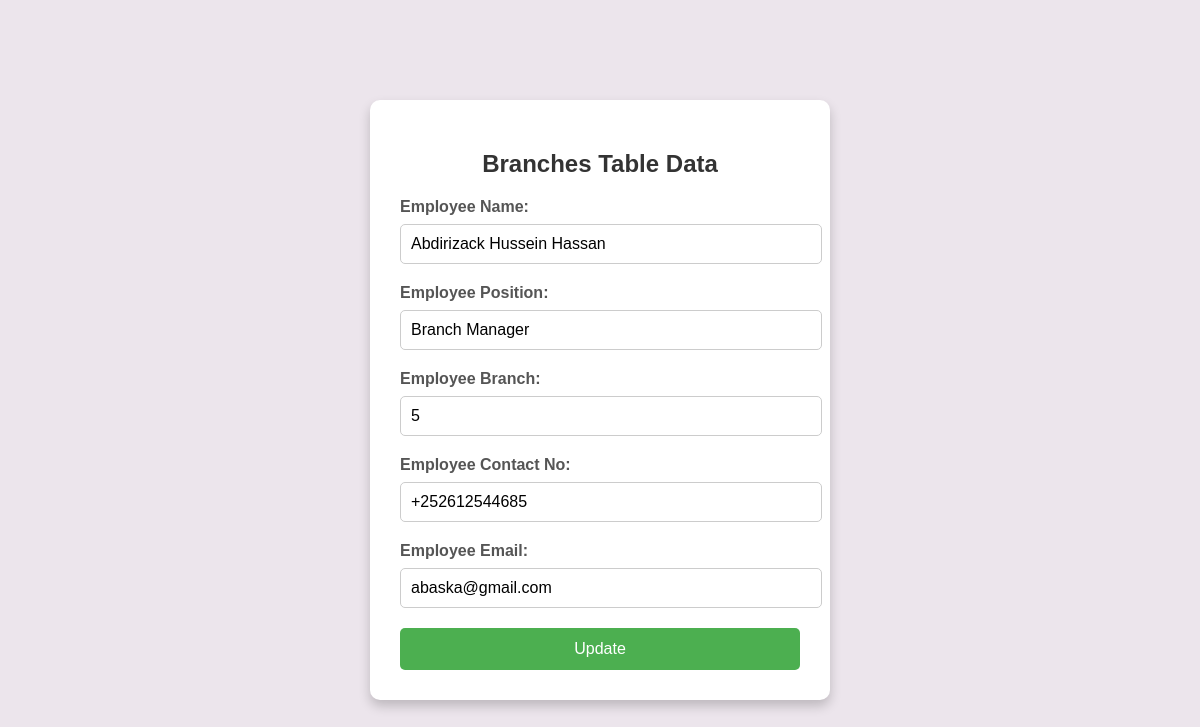
The app's page /employees/employee_update.php?update_id=3 with its own data.
### tables this page shows
CREATE TABLE `employees` (
  `EmployeeID` int(11) NOT NULL,
  `FullName` varchar(90) NOT NULL,
  `Position` text NOT NULL,
  `BranchID` int(11) DEFAULT NULL,
  `Phone` varchar(15) DEFAULT NULL,
  `Email` varchar(100) DEFAULT NULL
);

### employees/employee_update.php (the view, shortened to what this page needs)
<?php
include('../includes/connection.php');
if(isset($_GET['update_id'])){
    $uid=$_GET['update_id'];
    $select_query="Select * from `employees` where EmployeeID=$uid";
    $result_query=mysqli_query($conn,$select_query);
    $row=mysqli_fetch_assoc($result_query);
    $name=$row['FullName'];
    $position=$row['Position'];
    $branch=$row['BranchID'];
    $phone=$row['Phone'];
    $email=$row['Email'];
}
?>
<!DOCTYPE html>
<html lang="en">
  <head>
    <link rel="stylesheet" href="employee.css" />
  </head>
  <body>
    <div class="form_container">
      <form action='' method='post'>
        <h2>Branches Table Data</h2>
          <label for="name">Employee Name:</label>
          <input type="text" name="name" value="<?php echo $name ?>"/>
          <label for="place">Employee Position:</label>
          <input type="text" name="position"  value="<?php echo $position ?>"/>
          <label for="branch">Employee Branch:</label>
          <input type="text" name="branch"  value="<?php echo $branch ?>"/>
          <label for="phone">Employee Contact No:</label>
          <input type="text" name="phone" value="<?php echo $phone ?>"/>
          <label for="email">Employee Email:</label>
          <input type="email" name="email" value="<?php echo $email ?>"/>
          <button type="submit" class="submit_btn" name="update">Update</button>
      </form>
    </div>

### employees/employee.css (style rules this page uses)
body { font-family: Arial, sans-serif; margin: 0; padding: 0; background-color: rgb(236, 229, 236); display: flex; justify-content: center; align-items: center; height: 100vh; }
.form_container { background: #fff; padding: 30px; border-radius: 10px; box-shadow: 0 6px 12px rgba(0, 0, 0, 0.2); width: 400px; }
form { display: flex; flex-direction: column; }
h2 { text-align: center; margin-bottom: 20px; color: #333; font-size: 24px; }
label { margin-bottom: 8px; font-weight: bold; color: #555; }
input[type="text"], input[type="email"] { width: 100%; padding: 10px; margin-bottom: 20px; border: 1px solid #ccc; border-radius: 5px; font-size: 16px; }
button { flex: 1; padding: 12px; border: none; border-radius: 5px; font-size: 16px; cursor: pointer; color: #fff; }
.submit_btn { background: #4caf50; }

### records on screen
employees: name "Abdirizack Hussein Hassan", position "Branch Manager", branch "5", phone "+252612544685", email "abaska@gmail.com"
